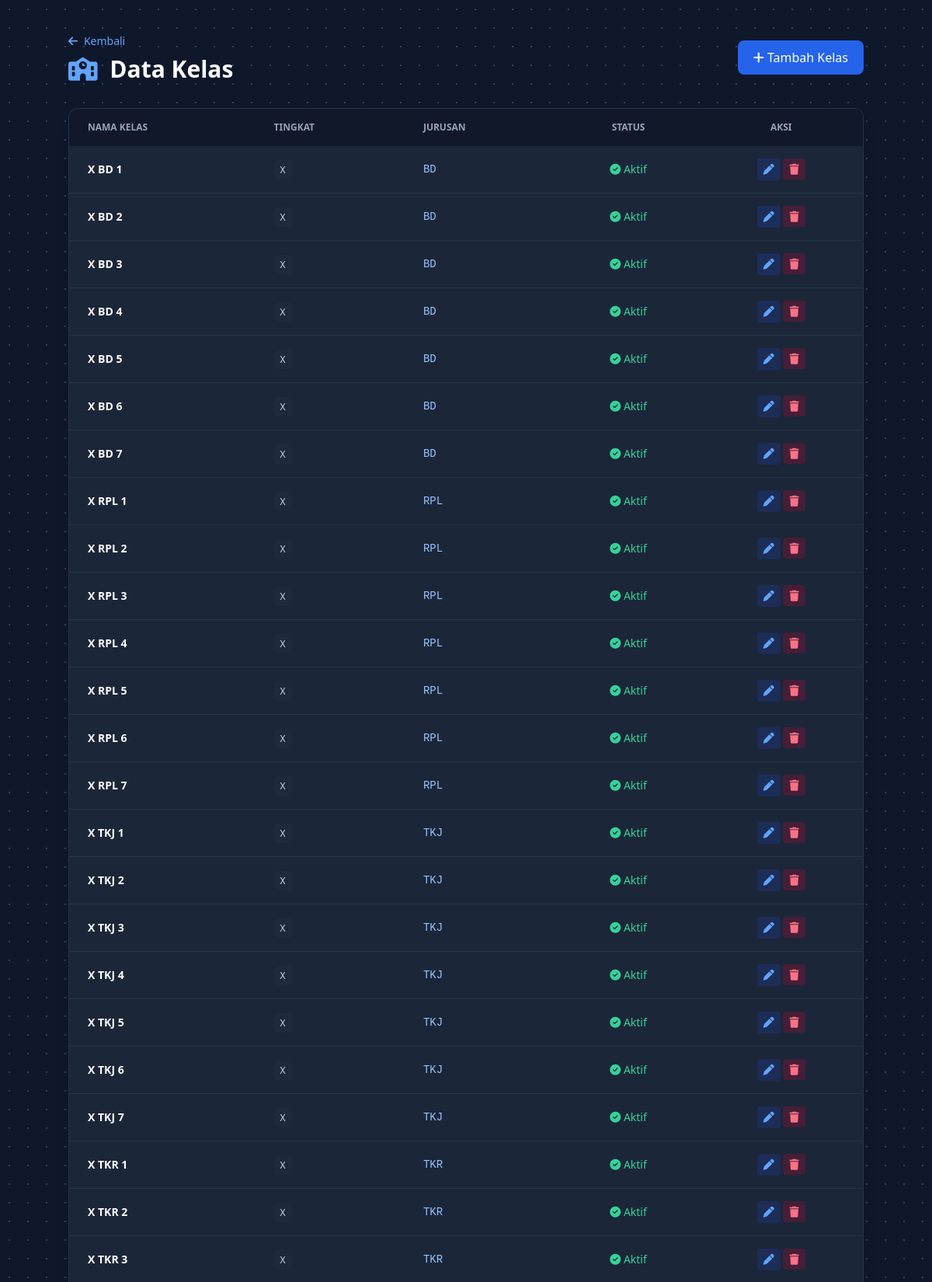
The page /kelola_kelas.php (signed in, upper part) on the database its author committed.
### tables this page shows
CREATE TABLE `t_kelas` (
  `id` int(11) NOT NULL,
  `nama` varchar(100) DEFAULT NULL,
  `tingkat` varchar(20) NOT NULL,
  `jurusan` varchar(100) NOT NULL,
  `status_aktif` tinyint(1) NOT NULL,
  `created_at` timestamp NOT NULL DEFAULT current_timestamp(),
  `updated_at` timestamp NOT NULL DEFAULT current_timestamp()
);

### kelola_kelas.php (the view, shortened to what this page needs)
<?php
include 'config/koneksi.php';
$query_data = "SELECT * FROM t_kelas ORDER BY tingkat ASC, jurusan ASC, nama ASC";
$result = mysqli_query($koneksi, $query_data);
?>
<!DOCTYPE html>
<html lang="id">
<head>
    <script src="https://cdn.tailwindcss.com"></script>
    <link href="https://cdnjs.cloudflare.com/ajax/libs/font-awesome/6.4.0/css/all.min.css" rel="stylesheet">
</head>
<body class="bg-radial-dots text-slate-200 min-h-screen p-6 md:p-10">
    <div class="max-w-5xl mx-auto">
        <div class="flex justify-between items-center mb-8">
            <div>
                <a href="dashboard_admin.php" class="text-blue-400 hover:text-blue-300 text-sm mb-2 inline-block"><i class="fa-solid fa-arrow-left mr-1"></i> Kembali</a>
                <h1 class="text-3xl font-bold text-white"><i class="fa-solid fa-school text-blue-400 mr-2"></i> Data Kelas</h1>
            </div>
            <button onclick="openModal('create')" class="bg-blue-600 hover:bg-blue-500 text-white px-5 py-2.5 rounded-lg font-medium"><i class="fa-solid fa-plus"></i> Tambah Kelas</button>
        </div>
        <div class="glass-card rounded-xl overflow-hidden shadow-xl border border-slate-700/50">
            <table class="w-full text-left text-sm text-slate-300">
                <thead class="bg-slate-900/90 text-slate-400 uppercase text-xs">
                    <tr>
                        <th class="px-6 py-4">Nama Kelas</th>
                        <th class="px-6 py-4">Tingkat</th>
                        <th class="px-6 py-4">Jurusan</th>
                        <th class="px-6 py-4 text-center">Status</th>
                        <th class="px-6 py-4 text-center">Aksi</th>
                    </tr>
                </thead>
                <tbody class="divide-y divide-slate-700/50">
                    <?php while ($data = mysqli_fetch_assoc($result)): ?>
                        <tr class="hover:bg-slate-800/60">
                            <td class="px-6 py-4 font-bold text-white"><?php echo htmlspecialchars($data['nama']); ?></td>
                            <td class="px-6 py-4"><span class="bg-slate-800 px-2 py-1 rounded text-xs"><?php echo htmlspecialchars($data['tingkat']); ?></span></td>
                            <td class="px-6 py-4 text-blue-300 font-mono"><?php echo htmlspecialchars($data['jurusan']); ?></td>
                            <td class="px-6 py-4 text-center">
                                <?php echo $data['status_aktif'] == 1 ? '<span class="text-emerald-400"><i class="fa-solid fa-check-circle"></i> Aktif</span>' : '<span class="text-slate-500"><i class="fa-solid fa-minus-circle"></i> Non-Aktif</span>'; ?>
                            </td>
                            <td class="px-6 py-4 text-center">
                                <button onclick='openEditModal(<?php echo json_encode($data); ?>)' class="px-2 py-1 bg-blue-900/40 text-blue-400 rounded hover:bg-blue-600 hover:text-white"><i class="fa-solid fa-pen"></i></button>
                                <a href="kelola_kelas.php?delete_id=<?php echo $data['id']; ?>" onclick="return confirm('Hapus kelas?')" class="px-2 py-1 bg-rose-900/40 text-rose-400 rounded hover:bg-rose-600 hover:text-white"><i class="fa-solid fa-trash"></i></a>
                            </td>
                        </tr>
                    <?php endwhile; ?>
                </tbody>
            </table>
        </div>
    </div>
</body>
</html>

### kelola_kelas.php (style rules this page uses)
.bg-radial-dots { background-color: #0f172a; background-image: radial-gradient(#334155 1px, transparent 1px); background-size: 24px 24px; }
.glass-card { background: rgba(30, 41, 59, 0.9); backdrop-filter: blur(10px); border: 1px solid rgba(255, 255, 255, 0.1); }

### rows shown on the page
t_kelas: nama "X BD 1", tingkat "X", jurusan "BD", status_aktif 1 (drawn)
t_kelas: nama "X BD 2", tingkat "X", jurusan "BD", status_aktif 1 (drawn)
t_kelas: nama "X BD 3", tingkat "X", jurusan "BD", status_aktif 1 (drawn)
t_kelas: nama "X BD 4", tingkat "X", jurusan "BD", status_aktif 1 (drawn)
t_kelas: nama "X BD 5", tingkat "X", jurusan "BD", status_aktif 1 (drawn)
t_kelas: nama "X BD 6", tingkat "X", jurusan "BD", status_aktif 1 (drawn)
t_kelas: nama "X BD 7", tingkat "X", jurusan "BD", status_aktif 1 (drawn)
t_kelas: nama "X RPL 1", tingkat "X", jurusan "RPL", status_aktif 1 (drawn)
t_kelas: nama "X RPL 2", tingkat "X", jurusan "RPL", status_aktif 1 (drawn)
t_kelas: nama "X RPL 3", tingkat "X", jurusan "RPL", status_aktif 1 (drawn)
t_kelas: nama "X RPL 4", tingkat "X", jurusan "RPL", status_aktif 1 (drawn)
t_kelas: nama "X RPL 5", tingkat "X", jurusan "RPL", status_aktif 1 (drawn)
t_kelas: nama "X RPL 6", tingkat "X", jurusan "RPL", status_aktif 1 (drawn)
t_kelas: nama "X RPL 7", tingkat "X", jurusan "RPL", status_aktif 1 (drawn)
t_kelas: nama "X TKJ 1", tingkat "X", jurusan "TKJ", status_aktif 1 (drawn)
t_kelas: nama "X TKJ 2", tingkat "X", jurusan "TKJ", status_aktif 1 (drawn)
t_kelas: nama "X TKJ 3", tingkat "X", jurusan "TKJ", status_aktif 1 (drawn)
t_kelas: nama "X TKJ 4", tingkat "X", jurusan "TKJ", status_aktif 1 (drawn)
t_kelas: nama "X TKJ 5", tingkat "X", jurusan "TKJ", status_aktif 1 (drawn)
t_kelas: nama "X TKJ 6", tingkat "X", jurusan "TKJ", status_aktif 1 (drawn)
t_kelas: nama "X TKJ 7", tingkat "X", jurusan "TKJ", status_aktif 1 (drawn)
t_kelas: nama "X TKR 1", tingkat "X", jurusan "TKR", status_aktif 1 (drawn)
t_kelas: nama "X TKR 2", tingkat "X", jurusan "TKR", status_aktif 1 (drawn)
t_kelas: nama "X TKR 3", tingkat "X", jurusan "TKR", status_aktif 1 (drawn)
